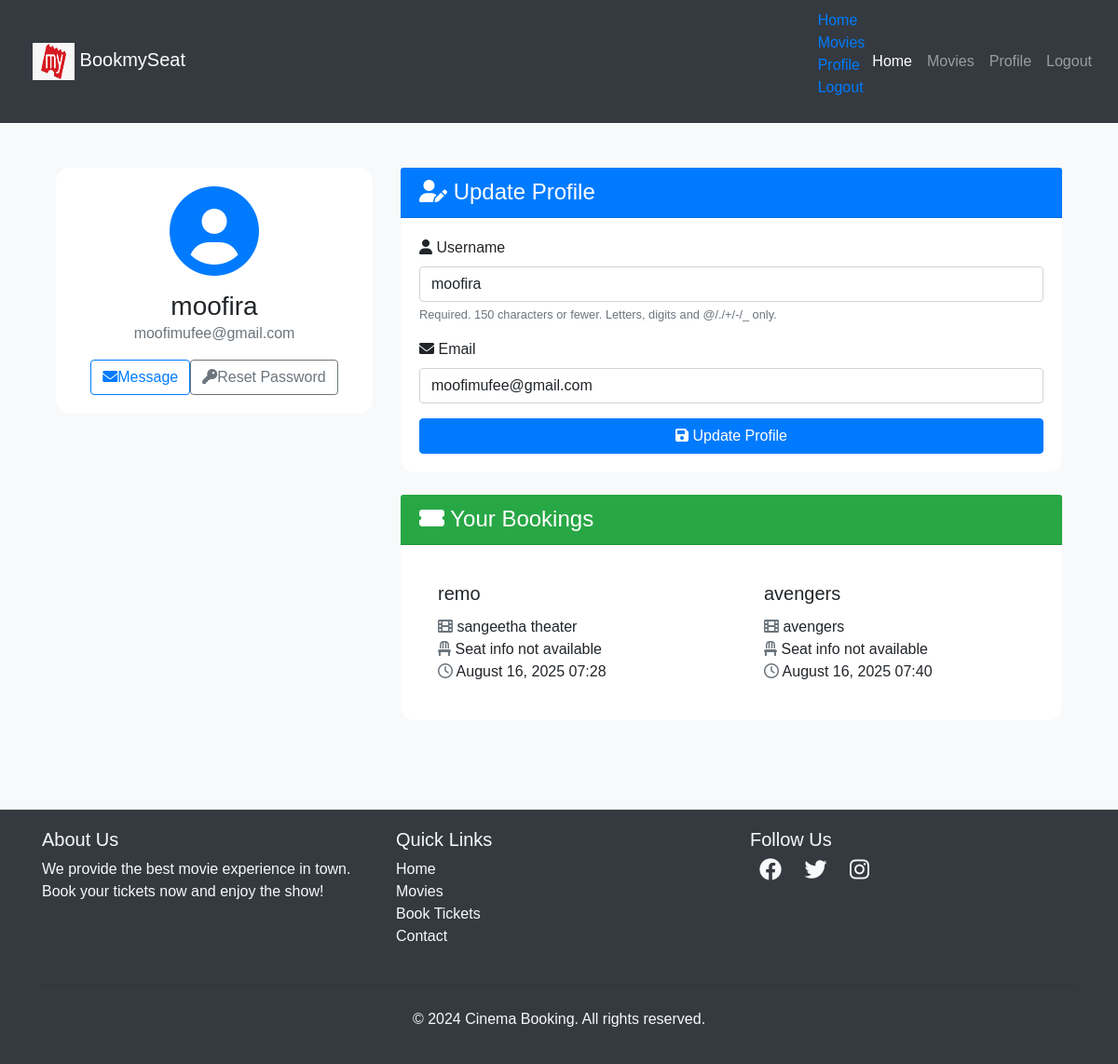
The page /users/profile/ (signed in) on the database its author committed.
### movies/models.py (models this page shows, shortened)
class Booking(models.Model):
    user = models.ForeignKey(User, on_delete=models.CASCADE)
    seat = models.ForeignKey(Seat, on_delete=models.CASCADE)
    movie = models.ForeignKey(Movie, on_delete=models.CASCADE)
    theater = models.ForeignKey(Theater, on_delete=models.CASCADE)
    booked_at = models.DateTimeField(auto_now_add=True)

class Movie(models.Model):
    name= models.CharField(max_length=255)
    image= models.ImageField(upload_to="movies/")
    rating = models.DecimalField(max_digits=3,decimal_places=1)
    cast= models.TextField()
    description= models.TextField(blank=True,null=True) # optional

class Theater(models.Model):
    name = models.CharField(max_length=255)
    movie = models.ForeignKey(Movie, on_delete=models.CASCADE)
    time = models.DateTimeField()

### users/views.py (the view)
# urls.py: path('profile/', views.profile, name='profile'),
@login_required
def profile(request):
    if request.method == 'POST':
        u_form = UserUpdateForm(request.POST, instance=request.user)
        if u_form.is_valid():
            u_form.save()
    else:
        u_form = UserUpdateForm(instance=request.user)
    bookings = Booking.objects.filter(user=request.user)   # 👈 fetch bookings
    context = {
        'u_form': u_form,
        'bookings': bookings,   # 👈 pass to template
    }
    return render(request, 'users/profile.html', context)

### users/forms.py
class UserUpdateForm(forms.ModelForm):
    email = forms.EmailField()
    class Meta:
        model = User
        fields = ['username', 'email']

### templates/users/profile.html (shortened to what this page needs)
{% extends "users/basic.html" %} {% block content %}
<div class="container py-5">
  <div class="row">
    <div class="col-lg-4 mb-4">
      <div class="card shadow">
        <div class="card-body text-center">
          <div class="mb-3">
            <i class="fas fa-user-circle fa-6x text-primary"></i>
          </div>
          <h3 class="card-title mb-0">{{ user.username }}</h3>
          <p class="text-muted mb-3">{{ user.email }}</p>
          <div class="d-flex justify-content-center">
            <a href="#" class="btn btn-outline-primary me-2"><i class="fas fa-envelope me-2"></i>Message</a>
            <a href="{% url 'password_reset' %}" class="btn btn-outline-secondary"><i class="fas fa-key me-2"></i>Reset Password</a>
          </div>
        </div>
      </div>
    </div>
    <div class="col-lg-8">
      <div class="card shadow mb-4">
        <div class="card-header bg-primary text-white">
          <h4 class="mb-0"><i class="fas fa-user-edit me-2"></i> Update Profile</h4>
        </div>
        <div class="card-body">
          <form method="POST">
            {% for field in u_form %}
              <div class="mb-3">
                <label for="{{ field.id_for_label }}" class="form-label">
                  <i class="fas fa-{% if field.name == 'username' %}user{% elif field.name == 'email' %}envelope{% else %}info-circle{% endif %} me-2"></i>
                  {{ field.label }}
                </label>
                {{ field }}
                {% if field.help_text %}
                  <small class="form-text text-muted">{{ field.help_text }}</small>
                {% endif %}
              </div>
            {% endfor %}
            <button class="btn btn-primary w-100" type="submit"><i class="fas fa-save me-2"></i> Update Profile</button>
          </form>
        </div>
      </div>
      <div class="card shadow">
        <div class="card-header bg-success text-white">
          <h4 class="mb-0"><i class="fas fa-ticket-alt me-2"> </i> Your Bookings</h4>
        </div>
        <div class="card-body">
          {% if bookings %}
            <div class="row row-cols-1 row-cols-md-2 g-4">
              {% for booking in bookings %}
                <div class="col">
                  <div class="card h-100 border-0 shadow-sm">
                    <div class="card-body">
                      <h5 class="card-title">{{ booking.movie.name }}</h5>
                      <p class="card-text">
                        <i class="fas fa-film me-2 text-muted"> </i>  {{ booking.theater.name }}<br>
                        <i class="fas fa-chair me-2 text-muted"> </i>  Seat info not available<br>
                        <i class="far fa-clock me-2 text-muted"> </i>  {{ booking.booked_at|date:"F d, Y H:i" }}
                      </p>
                    </div>
                  </div>
                </div>
              {% endfor %}
            </div>
          {% else %}
            <div class="text-center py-5">
              <i class="fas fa-ticket-alt fa-4x text-muted mb-3"></i>
              <p class="lead mb-0">No bookings yet. Time to plan your next movie night!</p>
            </div>
          {% endif %}
        </div>
      </div>
    </div>
  </div>
</div>
<link rel="stylesheet" href="https://cdnjs.cloudflare.com/ajax/libs/font-awesome/6.0.0-beta3/css/all.min.css">
{% endblock %}

### templates/users/basic.html (style rules this page uses)
body { font-family: Arial, sans-serif; }

### templates/users/profile.html (style rules this page uses)
body { background-color: #f8f9fa; }
.card { border-radius: 15px; border: none; transition: transform 0.3s ease-in-out; }
.card-header { border-top-left-radius: 15px; border-top-right-radius: 15px; }
form input, form select, form textarea { display: block; width: 100%; padding: 0.375rem 0.75rem; font-size: 1rem; font-weight: 400; line-height: 1.5; color: #212529; background-color: #fff; background-clip: padding-box; border: 1px solid #ced4da; border-radius: 0.25rem; transition: border-color 0.15s ease-in-out, box-shadow 0.15s ease-in-out; }

### rows shown on the page
Booking: movie.name "remo", theater.name "sangeetha theater", booked_at "August 16, 2025 07:28"
Booking: movie.name "avengers", theater.name "avengers", booked_at "August 16, 2025 07:40"

### other values the page prints
{{ user.username }} "moofira"
{{ user.email }} "moofimufee@gmail.com"
{{ field.label }} "Username" "Email"
{{ field.help_text }} "Required. 150 characters or fewer. Letters, digits and @/./+/-/_ only."
